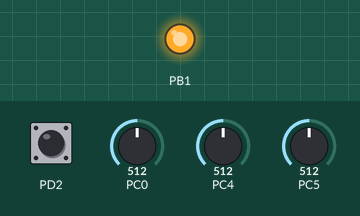
Recording of a program running on a simulated ATmega8, built with avr-gcc and emulated at 16 MHz. Shown: output pins drawn as LEDs (lit = HIGH). The test bench sets the inputs (shaded band); at power-on: PD2 HIGH, PC0 = 512, PC4 = 512, PC5 = 512. Pins used as bus, display or sensor lines are not drawn.

Above: at 1.2 s.
1.3 s: PD2 pulled LOW for 0.15 s
At 2.5 s:
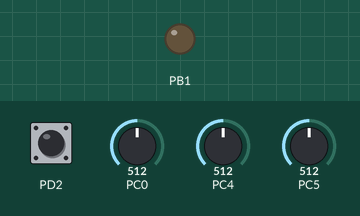
2.9 s: PD2 pulled LOW for 1 s
At 3.4 s:
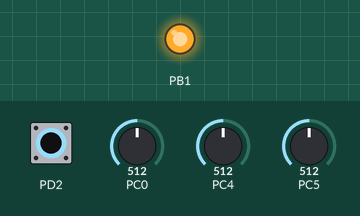
6.9 s: PC0 set to 716
Timing chart, 0 to 9.9 s (numbered marks = the images above; inputs shaded):
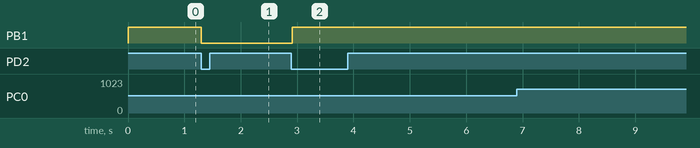

The program:

main.cpp
```cpp
#include <avr/io.h>
#include "hardware/segment8x7.hpp"
#include <avr/interrupt.h>
#include "hardware/display.hpp"

volatile enum AdcChannel
{
    DUTY_CYCLE, DIRECT, REVERSE, IDLE
} adc_channel = DUTY_CYCLE;

Display display;

volatile Mode mode = Mode::M_DIRECT;
volatile uint16_t scale = 100;
static volatile uint16_t time_ms = 0;
static volatile uint16_t time = 0;
static volatile uint8_t reverse = 0;
static volatile uint8_t reverse_progress = 0;
static const uint8_t direct = 20;
static volatile uint8_t direct_progress = 0;

void adc_direct()
{
    adc_channel = DIRECT;
    // channel 4
    cbi(ADMUX, MUX3);
    sbi(ADMUX, MUX2);
    cbi(ADMUX, MUX1);
    cbi(ADMUX, MUX0);

    sbi(ADMUX, REFS1);
    sbi(ADMUX, REFS0);

    sbi(ADCSRA, ADSC);
}

void adc_reverse()
{
    adc_channel = REVERSE;
    // channel 5
    cbi(ADMUX, MUX3);
    sbi(ADMUX, MUX2);
    cbi(ADMUX, MUX1);
    sbi(ADMUX, MUX0);

    sbi(ADMUX, REFS1);
    sbi(ADMUX, REFS0);

    sbi(ADCSRA, ADSC);
}

void adc_duty_cycle()
{
    adc_channel = DUTY_CYCLE;
    // channel 0
    cbi(ADMUX, MUX3);
    cbi(ADMUX, MUX2);
    cbi(ADMUX, MUX1);
    cbi(ADMUX, MUX0);

    sbi(ADMUX, REFS1);
    sbi(ADMUX, REFS0);

    sbi(ADCSRA, ADSC);
}

void init()
{
    sbi(DDRB, PB1);

    // Indicator's timer setup
    sbi(TCCR0, CS02);
    cbi(TCCR0, CS01);
    cbi(TCCR0, CS00);
    sbi(TIMSK, TOIE0);

    // PWM timer setup 1ms
    sbi(TCCR2, CS22);
    cbi(TCCR2, CS21);
    cbi(TCCR2, CS20);
    sbi(TCCR2, WGM21);
    cbi(TCCR2, WGM20);
    outb(OCR2, 255);
    sbi(TIMSK, OCIE2);

    // State change interruption
    cbi(DDRD, PD2);
    sbi(PORTD, PD2);
    sbi(MCUCR, ISC01);
    cbi(MCUCR, ISC00);
    sbi(GICR, INT0);

    cbi(DDRD, PD1);
    sbi(PORTD, PD1);

    // ADC
    cbi(ADMUX, REFS1);
    sbi(ADMUX, REFS0);
    cbi(ADMUX, ADLAR);

    sbi(ADCSRA, ADEN);
    sbi(ADCSRA, ADIE);

    sbi(ADCSRA, ADPS2);
    sbi(ADCSRA, ADPS1);
    sbi(ADCSRA, ADPS0);

    adc_duty_cycle();

    display.set_mode(mode);
    sbi(PORTB, PB1);
}


int main()
{
    SPI::init();
    init();
    sei();


    display.init();
    while(true);
}

ISR(ADC_vect)
{
    switch (adc_channel)
    {
    case DUTY_CYCLE:
        reverse = ADC / 100;
        if (reverse == 0)
        {
            reverse_progress = 0;
        }
        display.set_scale(reverse);
        if (check_bit(PORTB, PB1))
        {
            adc_direct();
        }
        else
        {
            adc_reverse();
        }
        break;
    case DIRECT:
//        display.set_raw_value(ADC, false);
        display.set_value(ADC, false);
        adc_duty_cycle();
        break;
    case REVERSE:
//        display.set_raw_value(ADC, true);
        display.set_value(ADC, true);
        adc_duty_cycle();
        break;
    default:
        adc_duty_cycle();
        break;
    }
}

ISR(INT0_vect)
{
    switch(mode)
    {
    case M_1:
        mode = M_10;
        scale = 10;
        break;
    case M_10:
        mode = M_100;
        scale = 100;
        break;
    case M_100:
        mode = M_1000;
        scale = 1000;
        break;
    case M_1000:
        mode = M_DIRECT;
        scale = 1;
        sbi(PORTB, PB1);
        adc_channel = IDLE;
        break;
    case M_DIRECT:
        mode = M_REVERSE;
        scale = 1;
        cbi(PORTB, PB1);
        adc_channel = IDLE;
        break;
    case M_REVERSE:
        mode = M_1;
        scale = 1;
        break;
    default:
        break;
    }
    display.set_mode(mode);
}


ISR(TIMER0_OVF_vect)
{
    display.show();
}

ISR(TIMER2_COMP_vect)
{
    time_ms++;
    if (time_ms % scale == 0)
    {
        if (direct_progress == direct)
        {
            if (reverse > 0)
            {
                if (reverse_progress == 0)
                {
                    // change direction to reverse
                    if (mode != Mode::M_DIRECT && mode != Mode::M_REVERSE)
                    {
                        cbi(PORTB, PB1);
                        adc_channel = IDLE;
                    }
                }
                reverse_progress++;
                if (reverse_progress > reverse)
                {
                    reverse_progress = 0;
                    direct_progress = 0;
                    // change directions to direct
                    if (mode != Mode::M_DIRECT && mode != Mode::M_REVERSE)
                    {
                        sbi(PORTB, PB1);
                        adc_channel = IDLE;
                    }
                }
            }
        }
        else
        {
            direct_progress++;
        }
        time++;
    }
    if (time_ms == 50000)
    {
        time_ms = 0;
        time = 0;
    }

}
```

spi.cpp
```cpp
#include "spi.hpp"

void SPI::init()
{
	sbi(SPI_DDR, SPI_SS);
	sbi(SPI_DDR, SPI_MOSI);
	sbi(SPI_DDR, SPI_SCK);

	sbi(SPI_PORT, SPI_SS);

	sbi(SPCR, SPE);
	sbi(SPCR, MSTR);
    sbi(SPCR, DORD);

	sbi(SPSR, SPI2X);
}

void SPI::send_byte(const uint8_t byte)
{
	outb(SPDR, byte);
	while (!check_bit(SPSR, SPIF));
}

void SPI::send_single_byte(const uint8_t byte)
{
    reset();
    send_byte(byte);
    latch();
}

void SPI::reset()
{
	cbi(SPI_PORT, SPI_SS);
}

void SPI::latch()
{
	sbi(SPI_PORT, SPI_SS);
}

void SPI::stop()
{
	cbi(SPI_DDR, SPI_SS);
	cbi(SPI_DDR, SPI_MOSI);
	cbi(SPI_DDR, SPI_SCK);

	cbi(SPI_PORT, SPI_SS);

	cbi(SPCR, SPE);
	cbi(SPCR, MSTR);

	cbi(SPSR, SPI2X);
}
```

spi.hpp
```cpp
#ifndef SPI_HPP_
#define SPI_HPP_

#include "../software/operators.hpp"
#include <avr/io.h>
#include <stdint.h>

#define SPI_DDR DDRB
#define SPI_PORT PORTB
#define SPI_SCK PB5
#define SPI_MOSI PB3
#define SPI_SS PB2

namespace SPI
{
	void init();

	void send_byte(const uint8_t byte);

	void send_single_byte(const uint8_t byte);

	void reset();

	void latch();

	void stop();
}

#endif
```

operators.cpp
```cpp
#include "operators.hpp"

void * operator new(size_t size) {
  return malloc(size);
}

void operator delete(void * ptr) {
  free(ptr);
}

void * operator new[](size_t size) {
  return malloc(size);
}

void operator delete[](void * ptr) {
  free(ptr);
}
```

operators.hpp
```cpp
#ifndef OPERATORS_HPP_
#define OPERATORS_HPP_

#include <stdio.h>
#include <stdlib.h>

#define INT16_MAX 0x7fff
#define INT16_MIN (-INT16_MAX - 1)

#define 	outb(addr, data)  	addr = (data)
#define 	inb(addr)   		(addr)
#define 	outw(addr, data)  	addr = (data)
#define 	inw(addr)   		(addr)
#define 	BV(bit)   			(1<<(bit))
#define     check_bit(addr, bit)(addr & BV(bit))
#define 	cbi(reg, bit)   	reg &= ~(BV(bit))
#define 	sbi(reg, bit)   	reg |= (BV(bit))

void * operator new(size_t size);

void operator delete(void * ptr);

void * operator new[](size_t size);

void operator delete[](void * ptr);

#endif
```

display.cpp
```cpp
#include "display.hpp"

const uint8_t Display::DIGITS[10] = {
        0b00010100, // 1
        0b01110111, // 2
        0b00101100, // 3
        0b00100101, // 3
        0b01000111, // 4
        0b10000101, // 5
        0b10000100, // 6
        0b00110111, // 7
        0b00000100, // 8
        0b00000101  // 9
        // a - 7
        // b - 8
        // c - 4
        // d - 2
        // e - 1
        // f - 6
        // g - 5
        // dp - 3
};
```

display.hpp
```cpp
#ifndef DISPLAY_HPP_
#define DISPLAY_HPP_

#include <stdint.h>
#include "../avr/hardware/spi.hpp"

enum Mode
{
    M_1 = 0, M_10 = 1, M_100 = 2, M_1000 = 3, M_DIRECT = 4, M_REVERSE = 5
};

class Display
{
private:
    static const uint8_t DIGITS[10];

    static const uint8_t HALF_SECOND = 128;

    static const uint8_t MINUS = 0b11101111;

    static const uint8_t EMPTY = 0b11111111;

    static const uint8_t DOT_MASK = 0b11111011;

    uint16_t time = 0;

    Mode mode = M_100;
    bool current_mode = false;

    uint8_t data1 = 0;
    uint8_t data2 = 0;
    uint8_t data3 = 0;
    uint8_t data4 = 0;

    uint8_t direct_values[4];
    uint8_t reverse_values[4];
    uint8_t *current_values = direct_values;
    uint8_t current_digit = 0;

    bool direct_only = false;

public:
    Display()
    {
        set_value(0, true);
        set_value(0, false);
    }

    void init()
    {
        SPI::init();
    }

    void show()
    {
        set_digit(current_values[current_digit]);
        select_digit(current_digit);
        current_digit++;
        if (current_digit == 4)
        {
            current_digit = 0;
        }
        for (uint8_t i = 0; i < 4; i++)
        {
            SPI::reset();
            SPI::send_byte(data1);
            SPI::send_byte(data2);
            SPI::send_byte(data3);
            SPI::send_byte(data4);
            SPI::latch();

        }
        SPI::reset();
        time++;
        if (time % HALF_SECOND == 0)
        {
            if (mode == Mode::M_DIRECT)
            {
                if (current_mode)
                {
                    data1 = (data1 & 0b11000000);
                    current_mode = false;
                }
                else
                {
                    data1 = (data1 & 0b11000000) | 0b00000001;
                    current_mode = true;
                }
                current_values = direct_values;
            }
            else if (mode == Mode::M_REVERSE)
            {
                if (current_mode)
                {
                    data1 = (data1 & 0b11000000);
                    current_mode = false;
                }
                else
                {
                    data1 = (data1 & 0b11000000) | 0b00000010;
                    current_mode = true;
                }
                current_values = reverse_values;
            }
            else if (direct_only)
            {
                current_values = direct_values;
            }
            else
            {
                if (time % (HALF_SECOND * 16) == 0)
                {
                    if (current_values == direct_values)
                    {
                        current_values = reverse_values;
                    }
                    else
                    {
                        current_values = direct_values;
                    }
                }
            }
        }
    }

    void set_mode(Mode value)
    {
        mode = value;
        uint8_t real_value = 0;
        switch (mode)
        {
        case M_1:
            real_value = 0;
            break;
        case M_10:
            real_value = 2;
            break;
        case M_100:
            real_value = 1;
            break;
        case M_1000:
            real_value = 3;
            break;
        case M_DIRECT:
            real_value = 1;
            break;
        case M_REVERSE:
            real_value = 2;
            break;
        default:
            real_value = 2;
            break;
        }
        data1 = (data1 & 0b11000000) | real_value;
    }

    void set_scale_value(uint16_t value)
    {
        data1 = (data1 & 0b00000011) | ((value & 0b00000011) << 6);
        data2 = value >> 2;
    }

    void set_scale(uint8_t scale)
    {
        direct_only = (scale == 0);
        static uint16_t mask = 0b1111111111;
        uint16_t value = mask >> (10 - scale);
        set_scale_value(value);
    }

    void select_digit(uint8_t digit)
    {
        uint8_t real_idx = digit;
        if (digit == 1)
        {
            real_idx = 3;
        }
        else if (digit == 3)
        {
            real_idx = 1;
        }
        // 0 - 0
        // 1 - 3
        // 2 - 2
        // 3 - 1
        data4 = 0b11110000 ^ (1 << (4 + real_idx));
    }

    void set_digit(uint8_t digit)
    {
        data3 = digit;
    }

    void set_value(uint16_t value, bool reverse)
    {
        if (value == 0)
        {
            value = 0;
        }
        if (value < 10)
        {
            value += 11;
        }
        else if (value < 15)
        {
            value += 10;
        }
        else if (value < 20)
        {
            value += 9;
        }
        else if (value < 30)
        {
            value += 8;
        }
        else if (value < 35)
        {
            value += 7;
        }
        else if (value < 45)
        {
            value += 6;
        }
        else if (value < 50)
        {
           value += 5;
        }
        else if (value < 55)
        {
           value += 4;
        }
        else if (value < 60)
        {
           value += 3;
        }
        else if (value < 73)
        {
           value += 2;
        }
        else if (value < 76)
        {
           value += 1;
        }

//        value = value * 25 / 10;
        if (reverse)
        {
            value = value * 2;
            set_value(reverse_values, value, MINUS);
        }
        else
        {
            value = value * 5 / 2;
            set_value(direct_values, value, EMPTY);
        }
    }

    void set_value(uint8_t *destination, uint16_t value, uint8_t sign)
    {
        value /= 10;
        destination[0] = DIGITS[value % 10];
        value /= 10;
        destination[1] = DIGITS[value % 10];
        value /= 10;
        destination[2] = DIGITS[value % 10] & DOT_MASK;
        destination[3] = sign;
    }

    void set_raw_value(uint16_t value, bool reverse)
    {
        if (reverse)
        {
            set_raw_value(reverse_values, value);
        }
        else
        {
            set_raw_value(direct_values, value);
        }
    }

    void set_raw_value(uint8_t *destination, uint16_t value)
    {

        destination[0] = DIGITS[value % 10];
        value /= 10;
        destination[1] = DIGITS[value % 10];
        value /= 10;
        destination[2] = DIGITS[value % 10];
        value /= 10;
        destination[3] = DIGITS[value % 10];
    }

};


#endif
```

segment8x7.cpp
```cpp
#include <avr/interrupt.h>
#include "segment8x7.hpp"

const uint8_t Segment8x7::DIGITS[10] = {
        0b11111100,
        0b01100000,
        0b11011010,
        0b11110010,
        0b01100110,
        0b10110110,
        0b10111110,
        0b11100000,
        0b11111110,
        0b11110110
};

uint8_t Segment8x7::data[BUFFER_SIZE] =  { 1, 2, 3, 4, 5, 6, 7, 8 };

volatile uint8_t Segment8x7::display_index = 0;

//
//ISR(TIMER0_COMP_vect)
//{
//    Segment8x7::display_segment();
//}
```

segment8x7.hpp
```cpp
#ifndef SEGMENT8X7_HPP_
#define SEGMENT8X7_HPP_

#include <stdint.h>
#include <stdlib.h>
#include "../avr/hardware/spi.hpp"
#include "../avr/software/operators.hpp"

class Segment8x7
{
private:
    static const uint8_t BUFFER_SIZE = 8;

    static const uint8_t DIGITS[10];

    static uint8_t data[BUFFER_SIZE];

    static volatile uint8_t display_index;

public:
    static void init()
    {
//        SPI::init();
//        cbi(TCCR0, WGM00);
//        sbi(TCCR0, WGM01);
//
//        sbi(TCCR0, CS02);
//        cbi(TCCR0, CS01);
//        sbi(TCCR0, CS00);
//
//        OCR0 = 19;
//        sbi(TIMSK, OCIE0);
    }

    static void set_value(uint16_t value)
    {
        value = (value * 195) / 10;
        int8_t idx = 3;
        while (idx >= 0)
        {
            data[4 + idx] = value % 10;
            value /= 10;
//            uint16_t temp = value;
//            value = 0;
//            while (temp > 10)
//            {
//                temp -= 10;
//                value++;
//            }
            idx--;
        }
    }

    static void display_segment()
    {
        SPI::reset();
        SPI::send_byte(1 << display_index);
        SPI::send_byte(DIGITS[data[display_index]]);
        SPI::latch();
        display_index++;
        if (display_index == BUFFER_SIZE)
        {
            display_index = 0;
        }
    }

};


#endif
```

Measured:
- after the input at 1.3 s, PB1: HIGH → LOW at once
- after the input at 2.9 s, PB1: LOW → HIGH at once
